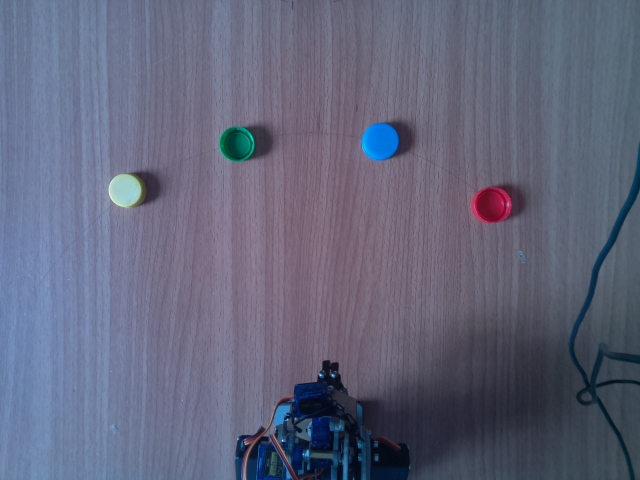
#> input picture image.jpg, 640 x 480 px, given in place of the camera
$ python pi_detection.py
#> lines starting #> are read from the running program, lines starting #| are printed output that depends on the picture; after the words box and inside, x2 and y2 are one past the last pixel; in counts of white or black regions, pixels touching at a corner belong together
# import the necessary packages
import numpy as np
import cv2
import time
# import arm_control as ac


def convert(max_px, xy, max_degree):
    return (xy * max_degree) // max_px


# define the lower and upper boundaries of the colors in the HSV color space
lower = {'red': (166, 84, 141), 'green': (66, 122, 129), 'blue': (
    97, 100, 117), 'yellow': (23, 59, 119)}

upper = {'red': (186, 255, 255), 'green': (86, 255, 255),
         'blue': (117, 255, 255), 'yellow': (54, 255, 255)}

colors = {'red': (0, 0, 255), 'green': (0, 255, 0),
          'blue': (255, 0, 0), 'yellow': (0, 255, 217)}

# camera = cv2.VideoCapture(0)

camera = cv2.VideoCapture()
camera.open('/dev/v4l/by-id/usb-046d_HD_Pro_Webcam_C920_6C5E18EF-video-index0')


rgby_circles = {'red': None, 'green': None, 'blue': None, 'yellow': None}


# keep looping
while True:
    # grab the current frame
    (grabbed, frame) = camera.read()
#> frame is the input picture: shape (480, 640, 3); mean B, G, R 123.3, 101.4, 98.3
    frame = cv2.flip(frame, 1)
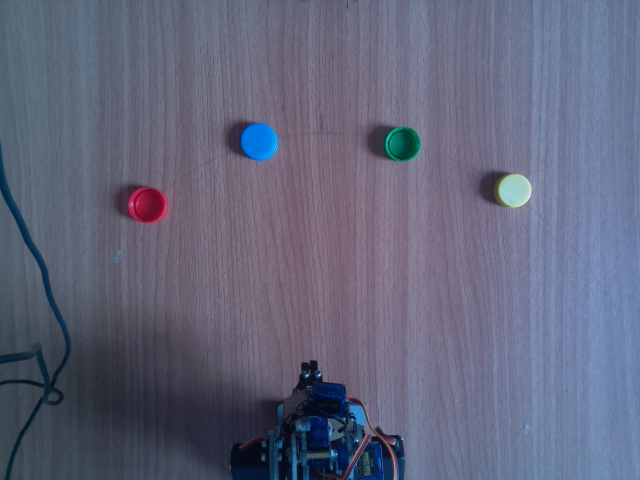
#> frame: shape (480, 640, 3); mean B, G, R 123.3, 101.4, 98.3

    # blur the frame, and convert it to the HSV
    blurred = cv2.GaussianBlur(frame, (11, 11), 0)
    hsv = cv2.cvtColor(blurred, cv2.COLOR_BGR2HSV)
#> hsv: shape (480, 640, 3); mean H, S, V 120.9, 62.2, 123.8
    # for each color in dictionary check object in frame
    for key, value in upper.items():
        # construct a mask for the color from dictionary, then perform
        # a series of dilations and erosions to remove any small
        # blobs left in the mask
        kernel = np.ones((9, 9), np.uint8)
        mask = cv2.inRange(hsv, lower[key], upper[key])
        mask = cv2.morphologyEx(mask, cv2.MORPH_OPEN, kernel)
        mask = cv2.morphologyEx(mask, cv2.MORPH_CLOSE, kernel)

        # find contours in the mask and initialize the current
        # (x, y) center of the ball
        cnts = cv2.findContours(mask.copy(), cv2.RETR_EXTERNAL,
                                cv2.CHAIN_APPROX_SIMPLE)[-2]
        center = None

        # only proceed if at least one contour was found
        if len(cnts) > 0:
            # find the largest contour in the mask, then use
            # it to compute the minimum enclosing circle and
            # centroid
            c = max(cnts, key=cv2.contourArea)
            ((x, y), radius) = cv2.minEnclosingCircle(c)
            M = cv2.moments(c)
            center = (int(M["m10"] / M["m00"]), int(M["m01"] / M["m00"]))

            x_dist = convert(640, center[0], 180)
            y_dist = convert(480, center[1], 90)

            rgby_circles[key] = (x_dist, y_dist)

            # only proceed if the radius meets a minimum size. Correct this value for your object's size
            if radius > 0.5:
                # draw the circle and centroid on the frame,
                # then update the list of tracked points
                cv2.circle(frame, (int(x), int(y)),
                           int(radius), colors[key], 2)
                cv2.putText(frame, key + " ball", (int(x-radius), int(y-radius)),
                            cv2.FONT_HERSHEY_SIMPLEX, 0.6, colors[key], 2)
                print(key, value)
#> this loop made 4 passes
#> (x, y, radius, center, x_dist, y_dist) on passes 1, 3: (136.5, 202.5, 10.7, (136, 202), 38, 37), (259, 141.5, 20.72, (259, 141), 72, 26)
#> pass 1, `mask = cv2.inRange(hsv, lower[key], upper[key])`:
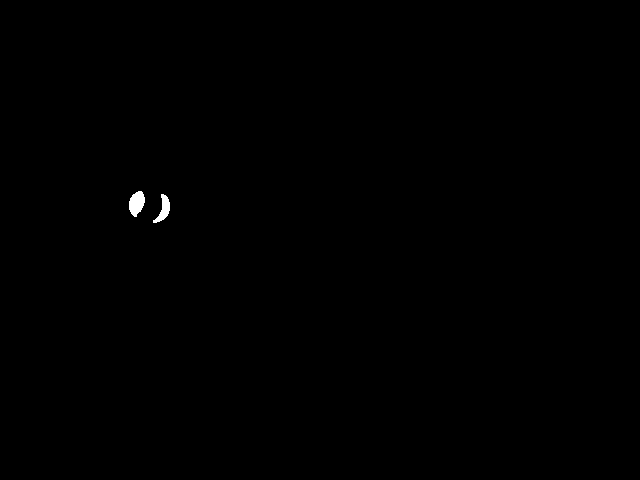
#> mask: shape (480, 640); 0.17% white; 2 white regions, box (x1, y1, x2, y2) and area: (129, 191, 145, 217) 293, (153, 194, 170, 223) 221
#> pass 2, `mask = cv2.inRange(hsv, lower[key], upper[key])`:
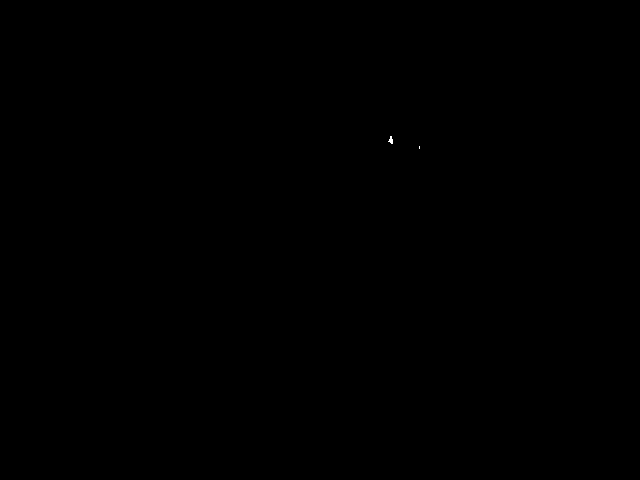
#> mask: shape (480, 640); 0.01% white in thin lines or dots, all inside (x1, y1, x2, y2) = (388, 136, 420, 149)
#> after the loop:
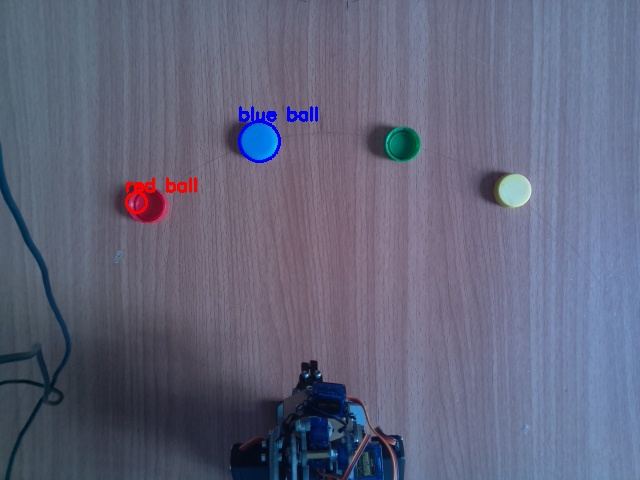
#> frame: shape (480, 640, 3); 0.53% of pixels changed, all inside (x1, y1, x2, y2) = (125, 106, 318, 214)
#> after the loop, rgby_circles = 4 items
    # show the frame to our screen
    cv2.imshow("Frame", frame)
    key = cv2.waitKey(1) & 0xFF
#> (key q is pressed here)
    if key == ord('q'):
        key = cv2.waitKey(0) & 0xFF
#> (key q is pressed here)
        # if the 'q' key is pressed, stop the loop
        if key == ord('y'):
            detectedColors = []
            for key, value in rgby_circles.items():
                if (value != None):
                    detectedColors.append(key)

            for key, value in rgby_circles.items():
                if (value != None):
                    print(value, key)
                    # ac.move_arm_bot(value[0], value[1], key)
                    break
            break
        elif key == ord('n'):
            rgby_circles = {'red': None, 'green': None,
                            'blue': None, 'yellow': None}
            cv2.destroyAllWindows()
            time.sleep(1)
            continue
        else:
            pass

# cleanup the camera and close any open windows
camera.release()
cv2.destroyAllWindows()

$ run again, on b.jpg
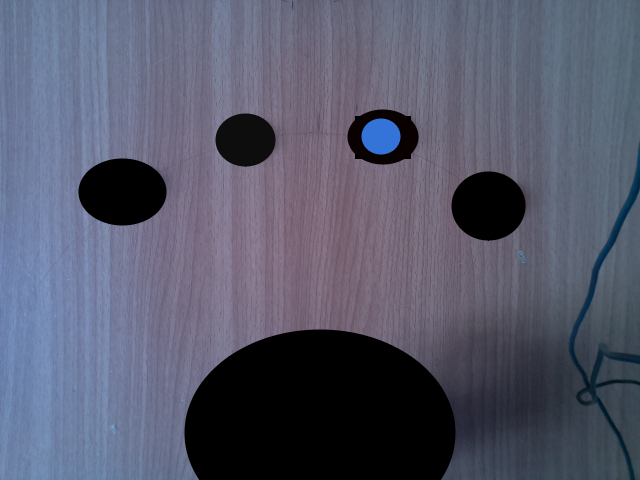
#> input picture b.jpg, 640 x 480 px, given in place of the camera
#> frame is the input picture: shape (480, 640, 3); mean B, G, R 107.9, 89.2, 86.6
#> hsv: shape (480, 640, 3); mean H, S, V 104.5, 49.8, 108
#> the loop `for key, value in upper.items():` made 4 passes
#> (x, y, radius, center, x_dist, y_dist) on pass 3: (258.5, 136, 18.93, (258, 136), 72, 25)
#> pass 3, `mask = cv2.inRange(hsv, lower[key], upper[key])`:
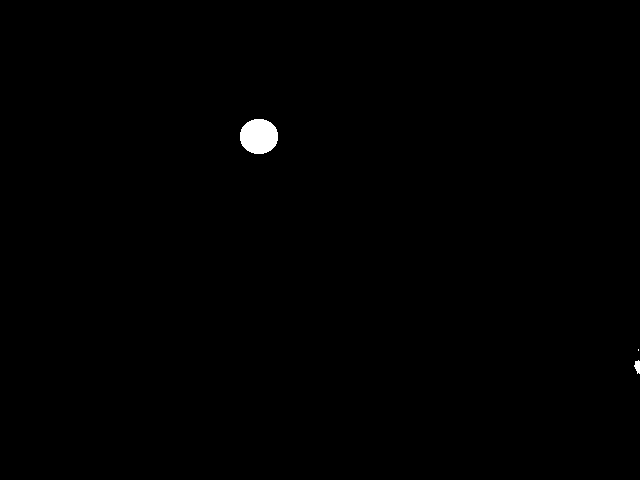
#> mask: shape (480, 640); 0.37% white; 3 white regions (1 under 20 px), largest, box (x1, y1, x2, y2) and area: (240, 119, 278, 154) 1066, (634, 360, 640, 374) 59
#> after the loop `for key, value in upper.items():`:
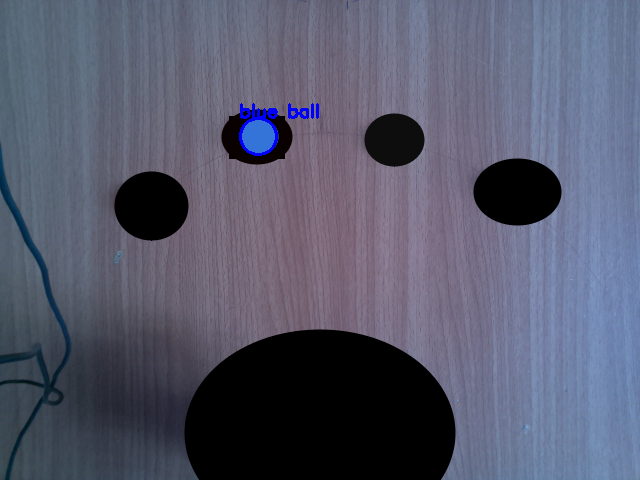
#> frame: shape (480, 640, 3); mean B, G, R 108.3, 89, 86.4
#> after the loop `for key, value in upper.items():`: rgby_circles = 4 items
